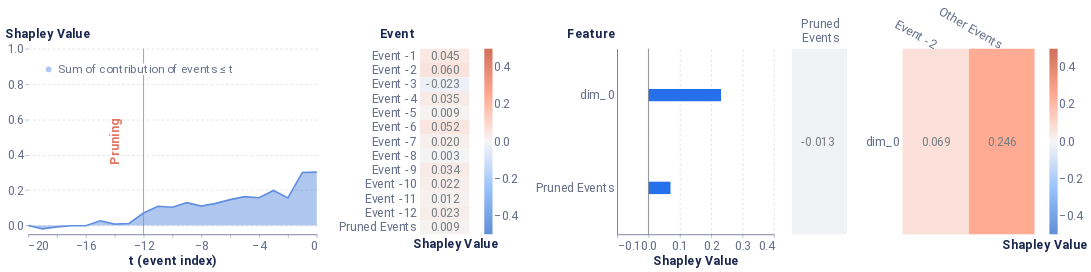

Write notebook code for a chart like this one.
### Markdown cell above
#### Average event = 1

### Code cell
local_event_explaination(1)

### Figure 1 — Vega-Lite specification as saved in the notebook (floating-point values rounded to 4 significant figures)
{"config": {"axis": {"domain": true, "domainColor": "#666F89", "grid": false, "gridCap": "round", "gridColor": "#B3B7C4", "gridDash": [2, 4], "gridWidth": 0.5, "labelColor": "#666F89", "labelFont": "Roboto, Arial, sans-serif", "labelPadding": 2, "tickColor": "#666F89", "tickOpacity": 0.5, "tickSize": 4, "titleColor": "#19274E", "titleFont": "Roboto, Arial, sans-serif", "titleFontSize": 12}, "axisBand": {"domain": true, "labelPadding": 4, "ticks": false}, "axisY": {"domain": false, "titleAlign": "left", "titleAngle": 0, "titleX": -20, "titleY": -10}, "legend": {"labelColor": "#666F89", "labelFont": "Roboto, Arial, sans-serif", "labelFontSize": 12, "symbolSize": 40, "titleColor": "#19274E", "titleFont": "Roboto, Arial, sans-serif", "titleFontSize": 12, "titlePadding": 4}, "arc": {"stroke": "#FFFFFF", "strokeWidth": 1}, "bar": {"fill": "#2770EB", "stroke": null}, "line": {"stroke": "#2770EB", "strokeWidth": 2}, "path": {"stroke": "#2770EB", "strokeWidth": 0.5}, "point": {"fill": "#2770EB", "shape": "circle", "filled": true}, "rect": {"fill": "#2770EB"}, "rule": {"stroke": "#666F89"}, "shape": {"stroke": "#2770EB"}, "text": {"color": "#19274E", "font": "Roboto, Arial, sans-serif", "fontSize": 12}, "range": {"category": ["#2770EB", "#77B98A", "#DA5252", "#FFC400", "#A87AEA", "#00A39E", "#19274E"], "diverging": ["#006360", "#2BB3AE", "#96D9D7", "#FFFFFF", "#EDAAAA", "#DA5252", "#811D1D"], "heatmap": ["#18448F", "#1B4EA5", "#2770EB", "#4C88EE", "#82ACF3", "#A6C4F7", "#E9F1FD"], "ramp": ["#18448F", "#1B4EA5", "#2770EB", "#4C88EE", "#82ACF3", "#A6C4F7", "#E9F1FD"]}, "background": "#FFFFFF", "group": {"fill": "#FFFFFF"}, "header": {"labelColor": "#19274E", "labelFont": "Roboto, Arial, sans-serif", "labelFontSize": 12, "titleColor": "#19274E", "titleFont": "Roboto, Arial, sans-serif", "titleFontSize": 16}, "title": {"anchor": "start", "color": "#19274E", "font": "Roboto, Arial, sans-serif", "fontSize": 20, "fontWeight": "bold", "offset": 20, "subtitleColor": "#19274E", "subtitleFontSize": 16}, "view": {"continuousHeight": 300, "continuousWidth": 400, "stroke": "transparent"}}, "hconcat": [{"layer": [{"mark": {"type": "area", "opacity": 0.5}, "encoding": {"color": {"field": "Coalition", "legend": {"fillColor": "white", "labelFontSize": 14, "labelLimit": 0, "orient": "top-left", "symbolSize": 50, "symbolStrokeWidth": 0, "title": null}, "scale": {"domain": ["Sum of contribution of events ≤ t"], "range": ["#618FE0"]}, "type": "nominal"}, "x": {"axis": {"labelFontSize": 15, "title": "t (event index)", "titleFontSize": 15}, "field": "t (event index)", "type": "quantitative"}, "y": {"axis": {"grid": true, "labelFontSize": 15, "titleFontSize": 15, "titleX": -28}, "field": "Shapley Value", "scale": {"domain": [-0.05, 1]}, "type": "quantitative"}}}, {"mark": "line", "encoding": {"color": {"field": "Coalition", "legend": {"fillColor": "white", "labelFontSize": 14, "labelLimit": 0, "orient": "top-left", "symbolSize": 50, "symbolStrokeWidth": 0, "title": null}, "scale": {"domain": ["Sum of contribution of events ≤ t"], "range": ["#618FE0"]}, "type": "nominal"}, "x": {"axis": {"labelFontSize": 15, "title": "t (event index)", "titleFontSize": 15}, "field": "t (event index)", "type": "quantitative"}, "y": {"axis": {"grid": true, "labelFontSize": 15, "titleFontSize": 15, "titleX": -28}, "field": "Shapley Value", "scale": {"domain": [-0.05, 1]}, "type": "quantitative"}}}, {"data": {"name": "data-f6e92330a9bf5f16bcc7fbdfb457f47c"}, "mark": {"type": "rule", "color": "#E17560"}, "encoding": {"x": {"field": "x", "type": "quantitative"}}}, {"data": {"name": "data-a737a7e0ea28edf89e4279c15f3d056f"}, "mark": {"type": "text", "angle": 270, "color": "#E17560", "fontSize": 15, "fontWeight": "bold", "text": "Pruning"}, "encoding": {"x": {"field": "x", "type": "quantitative"}}}], "data": {"name": "data-efeec855c9c995cf3c6c29839a0e293c"}, "height": 225, "width": 350}, {"layer": [{"mark": "rect", "encoding": {"color": {"field": "rounded", "legend": {"gradientLength": 225, "gradientThickness": 10, "labelFontSize": 15, "orient": "right"}, "scale": {"domain": [-0.5, 0.5], "range": ["#5f8fd6", "#99c3fb", "#f5f5f5", "#ffaa92", "#d16f5b"]}, "title": null, "type": "quantitative"}, "x": {"axis": {"title": "Shapley Value", "titleFontSize": 15}, "field": "column", "type": "ordinal"}, "y": {"axis": {"domain": false, "labelFontSize": 15, "title": "Event", "titleFontSize": 15, "titleX": -49}, "field": "Feature", "sort": ["Event -1", "Event -2", "Event -3", "Event -4", "Event -5", "Event -6", "Event -7", "Event -8", "Event -9", "Event -10", "Event -11", "Event -12", "Pruned Events"], "type": "ordinal"}}}, {"mark": {"type": "text", "align": "right", "baseline": "middle", "color": "#798184", "dx": 18, "fontSize": 15}, "encoding": {"text": {"field": "rounded_str", "type": "nominal"}, "x": {"axis": {"domain": false, "labels": false, "title": "Shapley Value", "titleX": 43}, "field": "column", "type": "ordinal"}, "y": {"axis": {"domain": false, "labelFontSize": 15, "title": "Event", "titleFontSize": 15, "titleX": -49}, "field": "Feature", "sort": ["Event -1", "Event -2", "Event -3", "Event -4", "Event -5", "Event -6", "Event -7", "Event -8", "Event -9", "Event -10", "Event -11", "Event -12", "Pruned Events"], "type": "ordinal"}}}], "data": {"name": "data-23697dc8d1da1dde3edd96efd678addb"}, "height": 225, "width": 60}, {"layer": [{"data": {"name": "data-00aaa16bfdb515d12e8729c2deabd149"}, "mark": {"type": "bar", "size": 15, "thickness": 1}, "encoding": {"x": {"axis": {"grid": true, "labelFontSize": 15, "title": "Shapley Value", "titleFontSize": 15}, "field": "Shapley Value", "scale": {"domain": [-0.1, 0.4]}, "type": "quantitative"}, "y": {"axis": {"labelFontSize": 15, "title": "Feature", "titleFontSize": 15, "titleX": -61}, "field": "Feature", "sort": {"field": "sort_col", "order": "descending"}, "type": "nominal"}}}, {"data": {"name": "data-9c00aa9dc2b1c1a0b4bf9b34ead12925"}, "mark": {"type": "rule", "color": "#798184"}, "encoding": {"x": {"field": "x", "type": "quantitative"}}}], "height": 225, "width": 190}, {"hconcat": [{"layer": [{"mark": "rect", "encoding": {"color": {"field": "rounded", "legend": null, "scale": {"domain": [-0.5, 0.5], "range": ["#5f8fd6", "#99c3fb", "#f5f5f5", "#ffaa92", "#d16f5b"]}, "title": null, "type": "quantitative"}, "x": {"axis": {"titleFontSize": 15}, "field": "Event", "type": "nominal"}, "y": {"axis": {"domain": false, "labels": false, "title": null}, "field": "Feature", "type": "nominal"}}}, {"mark": {"type": "text", "align": "right", "baseline": "middle", "color": "#798184", "dx": 18, "fontSize": 15}, "encoding": {"text": {"field": "rounded_str", "type": "nominal"}, "x": {"axis": {"domain": false, "labelAngle": 0, "labelFontSize": 15, "labelOffset": 24, "labelPadding": 30, "orient": "top", "title": null}, "field": "Event", "type": "nominal"}, "y": {"axis": {"domain": false, "labels": false, "title": null}, "field": "Feature", "type": "nominal"}}}], "data": {"name": "data-0df94bdbc630d68faec3cd227ed6a8b0"}, "height": 225, "width": 66.67}, {"layer": [{"mark": "rect", "encoding": {"color": {"field": "rounded", "legend": {"gradientLength": 225, "gradientThickness": 10, "labelFontSize": 15, "orient": "right"}, "scale": {"domain": [-0.5, 0.5], "range": ["#5f8fd6", "#99c3fb", "#f5f5f5", "#ffaa92", "#d16f5b"]}, "title": null, "type": "quantitative"}, "x": {"axis": {"titleFontSize": 15}, "field": "Event", "sort": ["Event -2"], "type": "nominal"}, "y": {"axis": {"domain": false, "labelFontSize": 15, "title": null}, "field": "Feature", "sort": ["dim_0"], "type": "nominal"}}}, {"mark": {"type": "text", "align": "right", "baseline": "middle", "color": "#798184", "dx": 18, "fontSize": 15}, "encoding": {"text": {"field": "rounded_str", "type": "nominal"}, "x": {"axis": {"domain": false, "labelAngle": 30, "labelFontSize": 15, "orient": "top", "title": "Shapley Value", "titleX": 172, "titleY": 245}, "field": "Event", "sort": ["Event -2"], "type": "nominal"}, "y": {"axis": {"domain": false, "labelFontSize": 15, "title": null}, "field": "Feature", "sort": ["dim_0"], "type": "nominal"}}}], "data": {"name": "data-aee3f146995c60cae2003c8f175448ed"}, "height": 225, "width": 160}], "resolve": {"scale": {"color": "independent"}}}], "resolve": {"scale": {"color": "independent"}}, "$schema": "https://vega.github.io/schema/vega-lite/v4.17.0.json", "datasets": {"data-efeec855c9c995cf3c6c29839a0e293c": [{"Coalition": "Sum of contribution of events > t", "t (event index)": 0, "Shapley Value": 6.333e-08}, {"Coalition": "Sum of contribution of events ≤ t", "t (event index)": 0, "Shapley Value": 0.302}, {"Coalition": "Sum of contribution of events > t", "t (event index)": -1, "Shapley Value": 0.002076}, {"Coalition": "Sum of contribution of events ≤ t", "t (event index)": -1, "Shapley Value": 0.2999}, {"Coalition": "Sum of contribution of events > t", "t (event index)": -2, "Shapley Value": 0.1462}, {"Coalition": "Sum of contribution of events ≤ t", "t (event index)": -2, "Shapley Value": 0.1558}, {"Coalition": "Sum of contribution of events > t", "t (event index)": -3, "Shapley Value": 0.1045}, {"Coalition": "Sum of contribution of events ≤ t", "t (event index)": -3, "Shapley Value": 0.1975}, {"Coalition": "Sum of contribution of events > t", "t (event index)": -4, "Shapley Value": 0.1452}, {"Coalition": "Sum of contribution of events ≤ t", "t (event index)": -4, "Shapley Value": 0.1568}, {"Coalition": "Sum of contribution of events > t", "t (event index)": -5, "Shapley Value": 0.1386}, {"Coalition": "Sum of contribution of events ≤ t", "t (event index)": -5, "Shapley Value": 0.1634}, {"Coalition": "Sum of contribution of events > t", "t (event index)": -6, "Shapley Value": 0.1561}, {"Coalition": "Sum of contribution of events ≤ t", "t (event index)": -6, "Shapley Value": 0.1459}, {"Coalition": "Sum of contribution of events > t", "t (event index)": -7, "Shapley Value": 0.177}, {"Coalition": "Sum of contribution of events ≤ t", "t (event index)": -7, "Shapley Value": 0.125}, {"Coalition": "Sum of contribution of events > t", "t (event index)": -8, "Shapley Value": 0.1926}, {"Coalition": "Sum of contribution of events ≤ t", "t (event index)": -8, "Shapley Value": 0.1094}, {"Coalition": "Sum of contribution of events > t", "t (event index)": -9, "Shapley Value": 0.1733}, {"Coalition": "Sum of contribution of events ≤ t", "t (event index)": -9, "Shapley Value": 0.1287}, {"Coalition": "Sum of contribution of events > t", "t (event index)": -10, "Shapley Value": 0.1988}, {"Coalition": "Sum of contribution of events ≤ t", "t (event index)": -10, "Shapley Value": 0.1032}, {"Coalition": "Sum of contribution of events > t", "t (event index)": -11, "Shapley Value": 0.1936}, {"Coalition": "Sum of contribution of events ≤ t", "t (event index)": -11, "Shapley Value": 0.1084}, {"Coalition": "Sum of contribution of events > t", "t (event index)": -12, "Shapley Value": 0.2316}, {"Coalition": "Sum of contribution of events ≤ t", "t (event index)": -12, "Shapley Value": 0.07043}, {"Coalition": "Sum of contribution of events > t", "t (event index)": -13, "Shapley Value": 0.2908}, {"Coalition": "Sum of contribution of events ≤ t", "t (event index)": -13, "Shapley Value": 0.01119}, {"Coalition": "Sum of contribution of events > t", "t (event index)": -14, "Shapley Value": 0.2947}, {"Coalition": "Sum of contribution of events ≤ t", "t (event index)": -14, "Shapley Value": 0.007349}, {"Coalition": "Sum of contribution of events > t", "t (event index)": -15, "Shapley Value": 0.2754}, {"Coalition": "Sum of contribution of events ≤ t", "t (event index)": -15, "Shapley Value": 0.02662}, {"Coalition": "Sum of contribution of events > t", "t (event index)": -16, "Shapley Value": 0.3038}, {"Coalition": "Sum of contribution of events ≤ t", "t (event index)": -16, "Shapley Value": -0.001778}, {"Coalition": "Sum of contribution of events > t", "t (event index)": -17, "Shapley Value": 0.3039}, {"Coalition": "Sum of contribution of events ≤ t", "t (event index)": -17, "Shapley Value": -0.001907}, {"Coalition": "Sum of contribution of events > t", "t (event index)": -18, "Shapley Value": 0.3098}, {"Coalition": "Sum of contribution of events ≤ t", "t (event index)": -18, "Shapley Value": -0.007778}, {"Coalition": "Sum of contribution of events > t", "t (event index)": -19, "Shapley Value": 0.3215}, {"Coalition": "Sum of contribution of events ≤ t", "t (event index)": -19, "Shapley Value": -0.01949}, {"Coalition": "Sum of contribution of events > t", "t (event index)": -20, "Shapley Value": 0.302}, {"Coalition": "Sum of contribution of events ≤ t", "t (event index)": -20, "Shapley Value": 6.333e-08}], "data-f6e92330a9bf5f16bcc7fbdfb457f47c": [{"x": -12}], "data-a737a7e0ea28edf89e4279c15f3d056f": [{"x": -14}], "data-23697dc8d1da1dde3edd96efd678addb": [{"Shapley Value": 0.04542, "Feature": "Event -1", "row": 1, "column": 1, "rounded": 0.045, "rounded_str": "0.045"}, {"Shapley Value": 0.05955, "Feature": "Event -2", "row": 2, "column": 1, "rounded": 0.06, "rounded_str": "0.060"}, {"Shapley Value": -0.02288, "Feature": "Event -3", "row": 3, "column": 1, "rounded": -0.023, "rounded_str": "-0.023"}, {"Shapley Value": 0.03513, "Feature": "Event -4", "row": 4, "column": 1, "rounded": 0.035, "rounded_str": "0.035"}, {"Shapley Value": 0.00933, "Feature": "Event -5", "row": 5, "column": 1, "rounded": 0.009, "rounded_str": "0.009"}, {"Shapley Value": 0.05165, "Feature": "Event -6", "row": 6, "column": 1, "rounded": 0.052, "rounded_str": "0.052"}, {"Shapley Value": 0.02028, "Feature": "Event -7", "row": 7, "column": 1, "rounded": 0.02, "rounded_str": "0.020"}, {"Shapley Value": 0.002978, "Feature": "Event -8", "row": 8, "column": 1, "rounded": 0.003, "rounded_str": "0.003"}, {"Shapley Value": 0.03443, "Feature": "Event -9", "row": 9, "column": 1, "rounded": 0.034, "rounded_str": "0.034"}, {"Shapley Value": 0.02162, "Feature": "Event -10", "row": 10, "column": 1, "rounded": 0.022, "rounded_str": "0.022"}, {"Shapley Value": 0.01163, "Feature": "Event -11", "row": 11, "column": 1, "rounded": 0.012, "rounded_str": "0.012"}, {"Shapley Value": 0.02349, "Feature": "Event -12", "row": 12, "column": 1, "rounded": 0.023, "rounded_str": "0.023"}, {"Shapley Value": 0.009371, "Feature": "Pruned Events", "row": 13, "column": 1, "rounded": 0.009, "rounded_str": "0.009"}], "data-00aaa16bfdb515d12e8729c2deabd149": [{"Random seed": 42, "NSamples": 32000, "Feature": "dim_0", "Shapley Value": 0.2316, "sort_col": 0.2316}, {"Random seed": 42, "NSamples": 32000, "Feature": "Pruned Events", "Shapley Value": 0.07043, "sort_col": 0.07043}], "data-9c00aa9dc2b1c1a0b4bf9b34ead12925": [{"x": 0}], "data-0df94bdbc630d68faec3cd227ed6a8b0": [{"Event": ["Pruned", "Events"], "Feature": "Other features", "rounded": -0.013, "rounded_str": "-0.013"}], "data-aee3f146995c60cae2003c8f175448ed": [{"Event": "Other Events", "Feature": "dim_0", "Shapley Value": 0.2458, "rounded": 0.246, "rounded_str": "0.246"}, {"Event": "Event -2", "Feature": "dim_0", "Shapley Value": 0.06897, "rounded": 0.069, "rounded_str": "0.069"}]}}
